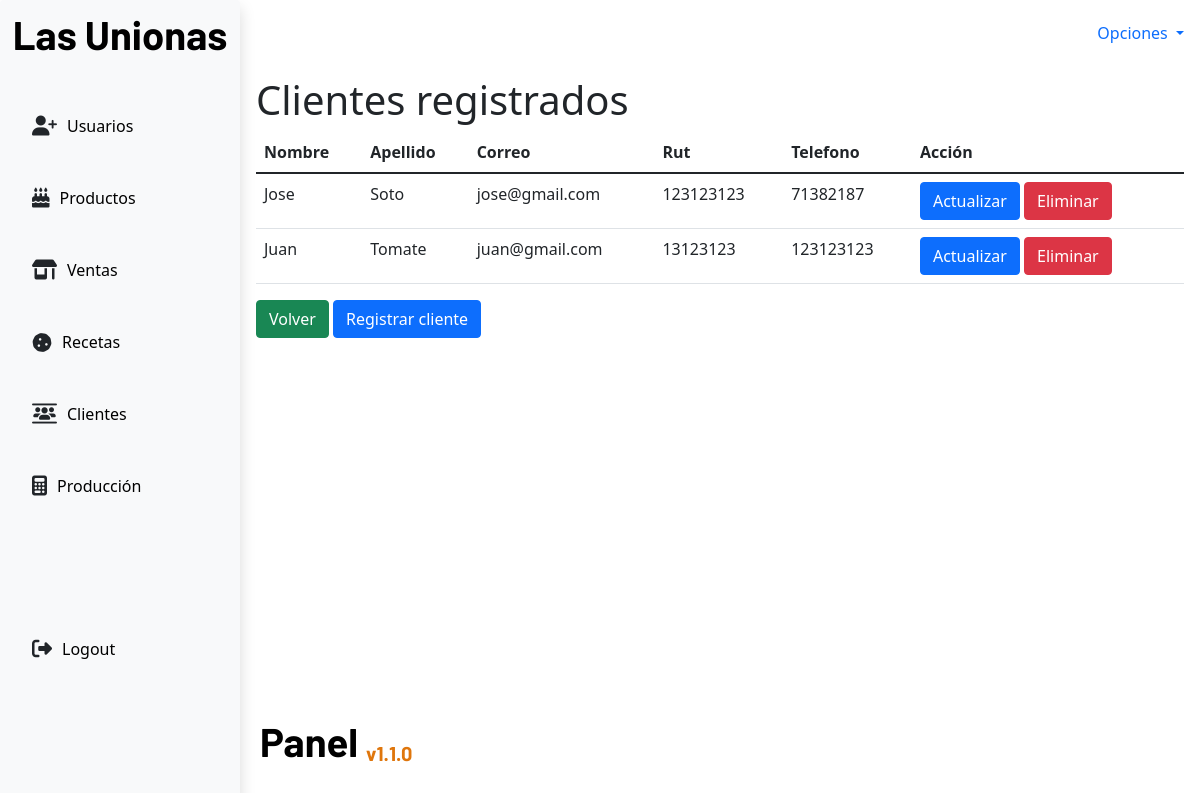
The app's page /clientContacts/, older data.
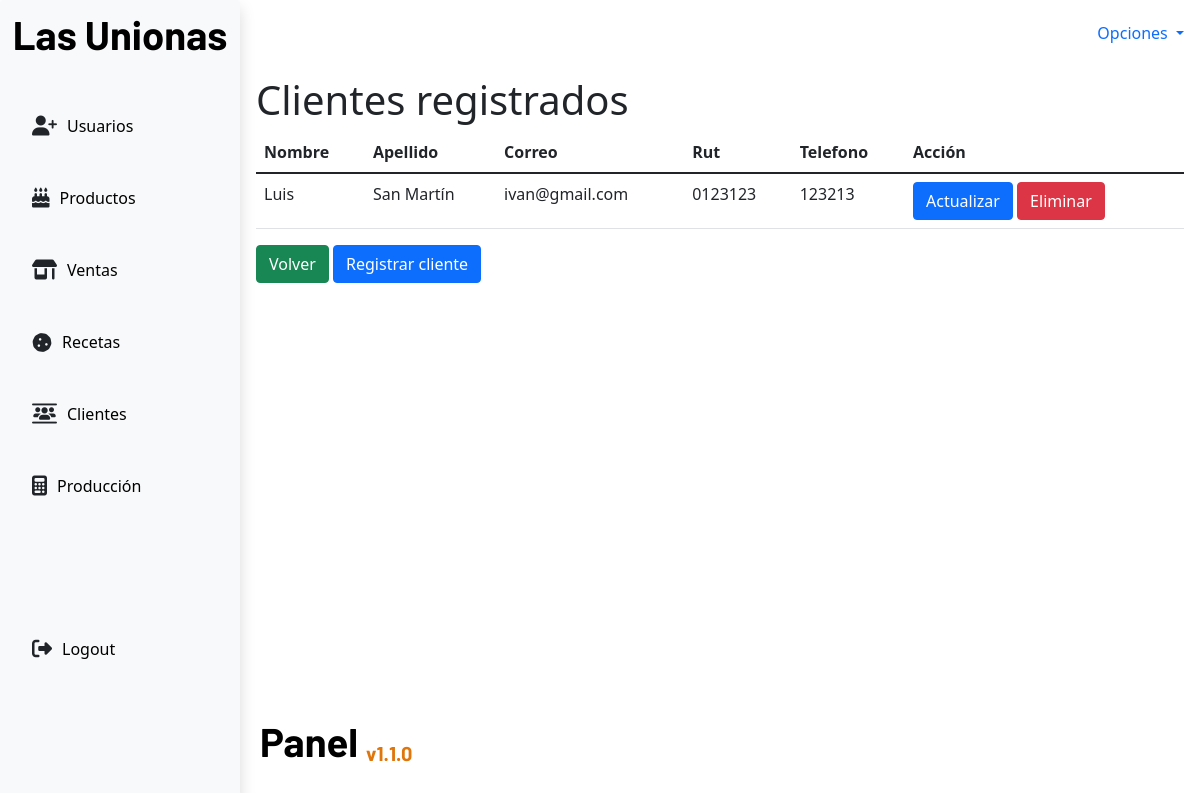
The same page, newer data.
### app/models.py (models this page shows, shortened)
class ClientContacts(models.Model):
    name = models.CharField(max_length=50,null=False)
    lastname = models.CharField(max_length=50,null=False)
    email = models.EmailField(max_length=100,null=False)
    rut = models.CharField(max_length=13,null=False)
    phone = models.CharField(max_length=15,null='N/A')

### app/views.py (the view)
# urls.py: path('clientContacts/',views.clientContacts,name='clientContacts'),
def clientContacts(request):
    if request.method == 'GET':
        clientsList = ClientContacts.objects.all()
        return render(request,'clientContacts/clientContactsTable.html',{
            'clients':clientsList
        })

### app/templates/clientContacts/clientContactsTable.html
{%extends 'base.html'%}
{% block content %}
<div>
    <h1>Clientes registrados</h1>
</div>
<div>
    <table class="table">
        <thead>
            <tr>
                <th>Nombre</th>
                <th>Apellido</th>
                <th>Correo</th>
                <th>Rut</th>
                <th>Telefono</th>
                <th>Acción</th>
            </tr>
        </thead>
        <tbody>
            {%for client in clients%}
            <tr>
                <td>{{client.name}}</td>
                <td>{{client.lastname}}</td>
                <td>{{client.email}}</td>
                <td>{{client.rut}}</td>
                <td>{{client.phone}}</td>
                <td>
                    <a class="btn btn-primary" href="{%url 'updateClientContacts' client.id%}">Actualizar</a>
                    <a class="btn btn-danger" href="{%url 'deleteClientContacts' client.id %}">Eliminar</a>
                </td>
            </tr>
            {%endfor%}
        </tbody>
    </table>
</div>
<div>
    <a class="btn btn-success" href="{%url 'home'%}">Volver</a>
    <a class="btn btn-primary" href="{%url 'createClientContacts'%}">Registrar cliente</a>
</div>
{% endblock content %}

### app/templates/base.html (shortened to what this page needs)
<!DOCTYPE html>
<html lang="en">
{% load static %}
<head>
    <link href="https://cdn.jsdelivr.net/npm/bootstrap@5.3.0/dist/css/bootstrap.min.css" rel="stylesheet"
>
    <link href="https://cdn.jsdelivr.net/npm/bootstrap@5.1.3/dist/css/bootstrap.min.css" rel="stylesheet">
    <link rel="stylesheet" href="https://cdnjs.cloudflare.com/ajax/libs/font-awesome/6.2.1/css/all.min.css"
 />
    <link rel="stylesheet" href="{% static 'css/panel.css' %}">
</head>
<body>
    <div class="wrapper-layout">
        <aside id="vertical-menu" class="shadow bg-body-tertiary rounded">
            <h1 class="fw-bold">Las <span class="special-text">Unionas</span></h1>
            <nav class="mt-5 d-flex flex-column h-100">
                <ul class="d-flex flex-column gap-5 align-items-start justify-content-center">
                    <li><i class="fa-solid fa-user-plus fa-sm"></i><a href="{%url 'usersTable'%}">Usuarios</a></li>
                    <li><i class="fa-solid fa-cake-candles fa-sm"></i><a href="{%url 'productsTable'%}">Productos</a></li>
                    <li><i class="fa-solid fa-shop fa-sm"></i><a href="{%url 'salesTable'%}">Ventas</a></li>
                    <li><i class="fa-solid fa-cookie fa-lg"></i><a href="{%url 'recipes'%}">Recetas</a></li>
                    <li><i class="fa-solid fa-users-between-lines fa-sm"></i><a href="{%url 'clientContacts'%}">Clientes</a></li>
                    <li><i class="fa-solid fa-calculator"></i><a href="">Producción</a></li>
                </ul>
                    <ul class="d-flex flex-column justify-content-center">
                    <li><i class="fa-solid fa-right-from-bracket"></i><a href="">Logout</a></li>
                </ul>
            </nav>
        </aside>
        <div class="wrapper-content">
            <header class="layout-header">
                <div>
                    <a class="nav-link dropdown-toggle" href="#" id="navbarDropdown" role="button" data-bs-toggle="dropdown"
                        aria-expanded="false">
                        Opciones
                    </a>
                </div>
            </header>
            <div class="layout-content p-3" id="layout-content">
                {% block content %}
                {% endblock content %}
            </div>
            <footer class="layout-footer">
                <h1 class="fw-bold">Panel <span class="app-version align-text-bottom fs-5">v1.1.0</span></h1>
            </footer>
        </div>
    </div>
</body>
</html>

### app/static/css/panel.css (style rules this page uses)
:root { --titles: "Barlow", sans-serif; --primary: #1ea4a2; --primary: #1ea4a2; --light: #eef0f4; --grey: #fafafa; --black: #06070a; --blackclaire: #1d2125; --oceanBlue: #172d4f; }
* { box-sizing: border-box; margin: 0; padding: 0; }
html, body { min-height: 100%; height: 100%; }
.wrapper-layout { height: 100%; }
.wrapper-layout aside { min-width: clamp(240px, 14.8vw, 320px); max-width: clamp(240px, 14.8vw, 320px); border-right: 0; z-index: 1032; position: fixed; top: 0; bottom: 0; left: 0; background-color: #ffffff; display: flex; flex-direction: column; }
.wrapper-layout aside h1 { margin-top: 10px; text-align: center; color: #000000; font-family: var(--titles); cursor: pointer; }
.wrapper-layout aside .special-text { color: #000000; }
.wrapper-layout aside nav ul { display: flex; height: 100%; list-style: none; }
.wrapper-layout aside nav ul li { display: flex; width: 100%; align-items: center; text-align: center; gap: 10px; }
.wrapper-layout aside nav ul li i { font-size: 20px; }
.wrapper-layout aside nav ul li a { text-decoration: none; color: #000000; }
.wrapper-content { margin-left: clamp(240px, 14.8vw, 320px); min-width: 0; min-height: 100%; z-index: 0; overflow: auto; display: flex; flex-direction: column; }
.layout-header { display: flex; width: 100%; height: 60px; align-items: center; justify-content: space-between; }
.layout-content { width: 100%; height: 800px; background-color: #ffffff; overflow-y: auto; height: calc(90vh - 90px); }
.layout-footer { display: flex; width: 100%; height: 110px; align-items: center; }
.layout-footer h1 { font-family: var(--titles); color: #000000; margin-left: 20px; }
.layout-footer .app-version { color: #df760c; }

Row changes from the older to the newer data that the page shows:
removed ClientContacts: name "Jose", lastname "Soto", email "jose@gmail.com", rut "123123123", phone "71382187"
removed ClientContacts: name "Juan", lastname "Tomate", email "juan@gmail.com", rut "13123123", phone "123123123"
added ClientContacts: name "Luis", lastname "San Martín", email "ivan@gmail.com", rut "0123123", phone "123213"
